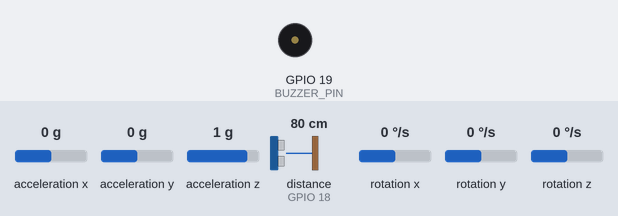
Recording of a sketch running on a simulated ESP32. Parts: buzzer (waves = sounding, pin HIGH). Wiring (inferred from the names in the program): ultrasonic range finder: trigger GPIO 5; echo GPIO 18; MPU-9250 motion sensor at I2C address 0x68. Inputs (shaded band) come from the test bench; at power-on: acceleration x 0 g, distance to the obstacle (sensor on GPIO 18) 80 cm, acceleration y 0 g, acceleration z 1 g, rotation x 0 °/s, rotation y 0 °/s, rotation z 0 °/s. The echo pulse lasts 58.3 µs per cm; WiFi joins after 1.5 s; servers stay silent unless stated; uploads are accepted with an empty reply; pins used as bus, display or sensor lines are not drawn; what the sketch prints to the serial monitor is not drawn.

Above: at 5.2 s.
5.3 s: acceleration x set to -1.4 g
At 8.4 s:
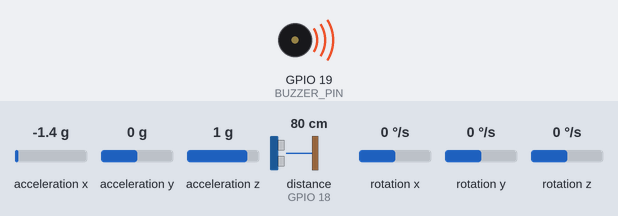
9.2 s: distance to the obstacle (sensor on GPIO 18) set to 2 cm
13.1 s: acceleration y set to -1.4 g
16.6 s: acceleration z set to -1.4 g
20.1 s: rotation x set to -192 °/s
Timing chart, 0 to 25.0 s (numbered marks = the images above; inputs shaded):
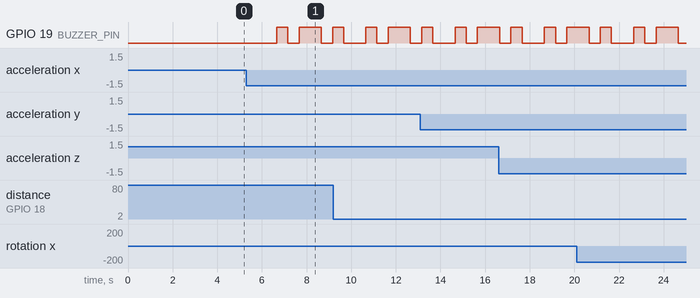

Measured:
- after the input at 5.3 s, GPIO 19 (BUZZER_PIN): goes HIGH 0.50 s, LOW 0.50 s, HIGH 1.0 s, LOW 0.50 s, then HIGH, starting after 1.4 s

The sketch:

spidey.ino
```cpp
/*
  ESP32 + 2x MPU6500 + HC-SR04 + Buzzer -> Flask backend over Wi-Fi
  ------------------------------------------------------------------
  Builds on the two-I2C-bus MPU6500 setup (each sensor on its own bus,
  both at address 0x68, no AD0 wiring needed). Adds:

    1. HC-SR04 ultrasonic distance sensor -> used to estimate
       displacement (mm) from a baseline measured at boot.
    2. Active buzzer -> sounds a local alarm if vibration RMS or
       displacement crosses a configurable threshold.

  WIRING (new additions):
    HC-SR04:
      VCC  -> 5V / VIN
      GND  -> GND
      TRIG -> GPIO 5
      ECHO -> GPIO 18  (THROUGH A VOLTAGE DIVIDER - ECHO is 5V output,
                        ESP32 GPIOs are NOT 5V tolerant. Use e.g. a
                        1k/2k divider so ECHO sees ~3.3V at GPIO18.)

    Buzzer (active buzzer, 2-pin):
      +   -> GPIO 19
      -   -> GND

  MPU6500 wiring is unchanged from before:
    Sensor 1 (Wire,  bus 0): SDA->21, SCL->22, AD0->GND, addr 0x68
    Sensor 2 (Wire1, bus 1): SDA->25, SCL->26, AD0->GND, addr 0x68

  LIBRARIES NEEDED:
    - "ArduinoJson" by Benoit Blanchon (v6.x)

  NOTES ON THE NEW SENSORS:
    - HC-SR04 baseline: on boot, the code takes several distance
      readings and averages them as the "zero" position. displacement_mm
      is then (baseline - current distance), so an object moving CLOSER
      to the sensor reads as a POSITIVE displacement. Flip the sign in
      readDistanceCM()'s caller if you want the opposite convention.
    - If HC-SR04 read fails (timeout / out of range), the last known
      distance is reused rather than sending garbage.
    - Buzzer alarm thresholds (ALARM_VIBRATION_RMS_G and
      ALARM_DISPLACEMENT_MM below) are guesses - tune them to your
      actual structure/setup. The buzzer works independently of Wi-Fi,
      so it will still alert even if the server is unreachable.
*/

#include <Wire.h>
#include <WiFi.h>
#include <HTTPClient.h>
#include <ArduinoJson.h>

// ---------- CONFIG ----------
const char* WIFI_SSID     = "Airtel_Airtel vivek";
const char* WIFI_PASSWORD = "Vivekkali@12345";
const char* SERVER_URL    = "http://192.168.1.7:5000/api/sensor-data"; // <-- change to your laptop IP

const unsigned long SEND_INTERVAL_MS   = 2000;
const unsigned long WIFI_TIMEOUT_MS    = 15000;
const unsigned long WIFI_RETRY_MS      = 5000;
const unsigned long DETECT_RETRY_MS    = 10000;

const int WINDOW_SIZE = 20;
const uint8_t MPU_ADDR = 0x68; // both sensors use this now - different buses

// ---------- HC-SR04 config ----------
const int TRIG_PIN = 5;
const int ECHO_PIN = 18;
const int HCSR04_TIMEOUT_US = 30000;      // ~5m max range cutoff
const int BASELINE_SAMPLES  = 20;         // readings averaged at boot for "zero"

// ---------- Buzzer config ----------
const int BUZZER_PIN = 19;
const float ALARM_VIBRATION_RMS_G = 0.35f;  // tune to your setup
const float ALARM_DISPLACEMENT_MM = 15.0f;  // tune to your setup
const float ALARM_PROXIMITY_CM    = 10.0f;  // buzzer sounds if object is closer than this
const unsigned long ALARM_BEEP_INTERVAL_MS = 500; // beep on/off period while alarm active

// ---------- Per-sensor state ----------
struct MpuNode {
  TwoWire* bus;
  const char* busName;
  const char* nodeId;
  bool present;
  unsigned long lastDetectAttempt;
  float accelMagBuffer[WINDOW_SIZE];
  int bufferIndex;
  bool bufferFilled;
  float lastVibrationRMS;
};

MpuNode nodes[2] = {
  { &Wire,  "bus0", "NODE-01", false, 0, {0}, 0, false, 0.0f },
  { &Wire1, "bus1", "NODE-02", false, 0, {0}, 0, false, 0.0f }
};

unsigned long lastSendTime = 0;
unsigned long lastWifiRetry = 0;

// HC-SR04 state
float baselineDistanceCM = 0.0f;
float lastDistanceCM = 0.0f;
bool baselineSet = false;

// Buzzer state
bool alarmActive = false;
bool buzzerOn = false;
unsigned long lastBuzzerToggle = 0;

// ---------- I2C helpers ----------
bool i2cDevicePresent(TwoWire &bus, uint8_t addr) {
  bus.beginTransmission(addr);
  return bus.endTransmission() == 0;
}

uint8_t readWhoAmI(TwoWire &bus, uint8_t addr) {
  bus.beginTransmission(addr);
  bus.write(0x75); // WHO_AM_I register
  if (bus.endTransmission(false) != 0) return 0xFF;
  bus.requestFrom((int)addr, 1, true);
  if (bus.available() < 1) return 0xFF;
  return bus.read();
}

void mpuWrite(TwoWire &bus, uint8_t addr, uint8_t reg, uint8_t val) {
  bus.beginTransmission(addr);
  bus.write(reg);
  bus.write(val);
  bus.endTransmission();
}

void mpuInit(TwoWire &bus, uint8_t addr) {
  mpuWrite(bus, addr, 0x6B, 0x00); // PWR_MGMT_1: wake up
  delay(100);
  mpuWrite(bus, addr, 0x1C, 0x00); // ACCEL_CONFIG: +/-2g
  mpuWrite(bus, addr, 0x1B, 0x00); // GYRO_CONFIG: +/-250 dps
}

bool readMPU(TwoWire &bus, uint8_t addr, float &ax, float &ay, float &az, float &gx, float &gy, float &gz) {
  bus.beginTransmission(addr);
  bus.write(0x3B); // ACCEL_XOUT_H
  if (bus.endTransmission(false) != 0) return false;

  bus.requestFrom((int)addr, 14, true);
  if (bus.available() < 14) return false;

  int16_t rawAx = (bus.read() << 8) | bus.read();
  int16_t rawAy = (bus.read() << 8) | bus.read();
  int16_t rawAz = (bus.read() << 8) | bus.read();
  bus.read(); bus.read(); // skip temperature
  int16_t rawGx = (bus.read() << 8) | bus.read();
  int16_t rawGy = (bus.read() << 8) | bus.read();
  int16_t rawGz = (bus.read() << 8) | bus.read();

  ax = rawAx / 16384.0;
  ay = rawAy / 16384.0;
  az = rawAz / 16384.0;
  gx = rawGx / 131.0;
  gy = rawGy / 131.0;
  gz = rawGz / 131.0;
  return true;
}

void detectAndInitNode(MpuNode &node) {
  node.present = i2cDevicePresent(*node.bus, MPU_ADDR);
  Serial.print(node.nodeId);
  Serial.print(" (");
  Serial.print(node.busName);
  Serial.print(", 0x");
  Serial.print(MPU_ADDR, HEX);
  Serial.print("): ");
  if (node.present) {
    uint8_t whoAmI = readWhoAmI(*node.bus, MPU_ADDR);
    Serial.print("present, WHO_AM_I=0x");
    Serial.println(whoAmI, HEX);
    mpuInit(*node.bus, MPU_ADDR);
  } else {
    Serial.println("NOT FOUND - check VCC/GND/SDA/SCL wiring for this sensor");
  }
}

// ---------- HC-SR04 ----------
// Returns distance in cm, or -1.0 on timeout/failed read.
float readDistanceCM() {
  digitalWrite(TRIG_PIN, LOW);
  delayMicroseconds(2);
  digitalWrite(TRIG_PIN, HIGH);
  delayMicroseconds(10);
  digitalWrite(TRIG_PIN, LOW);

  unsigned long duration = pulseIn(ECHO_PIN, HIGH, HCSR04_TIMEOUT_US);
  if (duration == 0) return -1.0f; // timeout / no echo

  // speed of sound ~0.0343 cm/us, round trip -> divide by 2
  float distanceCM = (duration * 0.0343f) / 2.0f;
  return distanceCM;
}

void establishBaselineDistance() {
  Serial.println("Measuring HC-SR04 baseline distance...");
  float sum = 0;
  int validReadings = 0;
  for (int i = 0; i < BASELINE_SAMPLES; i++) {
    float d = readDistanceCM();
    if (d > 0) {
      sum += d;
      validReadings++;
    }
    delay(60);
  }
  if (validReadings > 0) {
    baselineDistanceCM = sum / validReadings;
    lastDistanceCM = baselineDistanceCM;
    baselineSet = true;
    Serial.print("Baseline distance: ");
    Serial.print(baselineDistanceCM);
    Serial.println(" cm");
  } else {
    Serial.println("Could not establish HC-SR04 baseline (no valid readings) - check wiring.");
    baselineSet = false;
  }
}

// ---------- Buzzer ----------
void updateBuzzer(unsigned long now) {
  if (alarmActive) {
    if (now - lastBuzzerToggle >= ALARM_BEEP_INTERVAL_MS) {
      lastBuzzerToggle = now;
      buzzerOn = !buzzerOn;
      digitalWrite(BUZZER_PIN, buzzerOn ? HIGH : LOW);
    }
  } else if (buzzerOn) {
    buzzerOn = false;
    digitalWrite(BUZZER_PIN, LOW);
  }
}

// ---------- Wi-Fi ----------
void connectWifi() {
  Serial.println("Connecting to WiFi...");
  WiFi.begin(WIFI_SSID, WIFI_PASSWORD);
  unsigned long start = millis();
  while (WiFi.status() != WL_CONNECTED && millis() - start < WIFI_TIMEOUT_MS) {
    delay(500);
    Serial.print(".");
  }
  Serial.println();
  if (WiFi.status() == WL_CONNECTED) {
    Serial.print("WiFi connected. IP: ");
    Serial.println(WiFi.localIP());
  } else {
    Serial.println("WiFi not connected yet, will keep retrying in background.");
  }
}

void setup() {
  Serial.begin(115200);
  delay(1000);

  Wire.begin(21, 22);   // bus 0: sensor 1
  Wire1.begin(25, 26);  // bus 1: sensor 2

  pinMode(TRIG_PIN, OUTPUT);
  pinMode(ECHO_PIN, INPUT);
  pinMode(BUZZER_PIN, OUTPUT);
  digitalWrite(BUZZER_PIN, LOW);

  detectAndInitNode(nodes[0]);
  detectAndInitNode(nodes[1]);
  establishBaselineDistance();

  connectWifi();
}

void sendNode(MpuNode &node) {
  float ax, ay, az, gx, gy, gz;
  if (!readMPU(*node.bus, MPU_ADDR, ax, ay, az, gx, gy, gz)) {
    Serial.print(node.nodeId);
    Serial.println(": read failed (was present at boot, lost mid-run?)");
    node.present = false;
    return;
  }

  float tiltX = atan2(ay, sqrt(ax * ax + az * az)) * 180.0 / PI;
  float tiltY = atan2(-ax, sqrt(ay * ay + az * az)) * 180.0 / PI;

  float mag = sqrt(ax * ax + ay * ay + az * az) - 1.0;
  node.accelMagBuffer[node.bufferIndex] = mag;
  node.bufferIndex = (node.bufferIndex + 1) % WINDOW_SIZE;
  if (node.bufferIndex == 0) node.bufferFilled = true;

  int count = node.bufferFilled ? WINDOW_SIZE : node.bufferIndex;
  float sumSq = 0;
  for (int i = 0; i < count; i++) sumSq += node.accelMagBuffer[i] * node.accelMagBuffer[i];
  float vibrationRMS = count > 0 ? sqrt(sumSq / count) : 0;
  node.lastVibrationRMS = vibrationRMS;

  HTTPClient http;
  http.begin(SERVER_URL);
  http.addHeader("Content-Type", "application/json");

  StaticJsonDocument<512> doc;
  doc["node_id"] = node.nodeId;
  doc["accel_x_g"] = ax;
  doc["accel_y_g"] = ay;
  doc["accel_z_g"] = az;
  doc["gyro_x_dps"] = gx;
  doc["gyro_y_dps"] = gy;
  doc["gyro_z_dps"] = gz;
  doc["tilt_x_deg"] = tiltX;
  doc["tilt_y_deg"] = tiltY;
  doc["vibration_rms_g"] = vibrationRMS;
  doc["crack_width_mm"] = 0.0;

  String payload;
  serializeJson(doc, payload);

  int httpCode = http.POST(payload);
  Serial.print("Sent -> ");
  Serial.print(payload);
  Serial.print("  [HTTP ");
  Serial.print(httpCode);
  Serial.println("]");

  http.end();
}

// Ultrasonic reading sent as its OWN payload, completely separate from
// the MPU node payloads above - not mixed into node_id/accel/gyro data.
void sendUltrasonicData(float distanceCM, float displacementMM, bool proximityAlarm) {
  HTTPClient http;
  http.begin(SERVER_URL);
  http.addHeader("Content-Type", "application/json");

  StaticJsonDocument<256> doc;
  doc["sensor_id"] = "spidey";
  doc["distance_cm"] = distanceCM;
  doc["displacement_mm"] = displacementMM;
  doc["proximity_alarm"] = proximityAlarm;

  String payload;
  serializeJson(doc, payload);

  int httpCode = http.POST(payload);
  Serial.print("Sent -> ");
  Serial.print(payload);
  Serial.print("  [HTTP ");
  Serial.print(httpCode);
  Serial.println("]");

  http.end();
}

void loop() {
  unsigned long now = millis();

  if (WiFi.status() != WL_CONNECTED && now - lastWifiRetry >= WIFI_RETRY_MS) {
    lastWifiRetry = now;
    Serial.println("WiFi disconnected, attempting reconnect...");
    WiFi.disconnect();
    WiFi.begin(WIFI_SSID, WIFI_PASSWORD);
  }

  for (int i = 0; i < 2; i++) {
    if (!nodes[i].present && now - nodes[i].lastDetectAttempt >= DETECT_RETRY_MS) {
      nodes[i].lastDetectAttempt = now;
      detectAndInitNode(nodes[i]);
    }
  }

  // Read HC-SR04 every loop (cheap, non-blocking-ish - pulseIn has its own timeout)
  float distanceCM = readDistanceCM();
  if (distanceCM > 0) {
    lastDistanceCM = distanceCM;
  } // else keep lastDistanceCM (reuse last good reading)

  float displacementMM = 0.0f;
  if (baselineSet) {
    displacementMM = (baselineDistanceCM - lastDistanceCM) * 10.0f; // cm -> mm
  }

  // ---- Alarm check ----
  bool vibrationAlarm = (nodes[0].lastVibrationRMS > ALARM_VIBRATION_RMS_G) ||
                         (nodes[1].lastVibrationRMS > ALARM_VIBRATION_RMS_G);
  bool displacementAlarm = baselineSet && (fabs(displacementMM) > ALARM_DISPLACEMENT_MM);
  bool proximityAlarm = (lastDistanceCM > 0) && (lastDistanceCM < ALARM_PROXIMITY_CM);
  alarmActive = vibrationAlarm || displacementAlarm || proximityAlarm;
  updateBuzzer(now);

  if (now - lastSendTime >= SEND_INTERVAL_MS) {
    lastSendTime = now;

    Serial.print("Distance: ");
    Serial.print(lastDistanceCM);
    Serial.print(" cm | Displacement: ");
    Serial.print(displacementMM);
    Serial.print(" mm | Alarm: ");
    Serial.println(alarmActive ? "ACTIVE" : "off");

    if (WiFi.status() == WL_CONNECTED) {
      for (int i = 0; i < 2; i++) {
        if (nodes[i].present) sendNode(nodes[i]);
      }
      sendUltrasonicData(lastDistanceCM, displacementMM, proximityAlarm);
    } else {
      Serial.println("WiFi disconnected, skipping send.");
    }
  }
}
```
